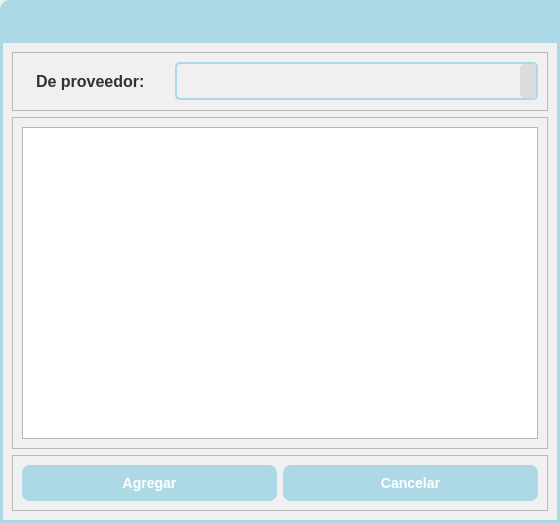
<?xml version="1.0" encoding="UTF-8"?>
<ui version="4.0">
 <class>Dialog</class>
 <widget class="QDialog" name="Dialog">
  <property name="geometry">
   <rect>
    <x>0</x>
    <y>0</y>
    <width>560</width>
    <height>523</height>
   </rect>
  </property>
  <property name="windowTitle">
   <string>Dialog</string>
  </property>
  <layout class="QVBoxLayout" name="verticalLayout">
   <property name="spacing">
    <number>0</number>
   </property>
   <property name="leftMargin">
    <number>0</number>
   </property>
   <property name="topMargin">
    <number>0</number>
   </property>
   <property name="rightMargin">
    <number>0</number>
   </property>
   <property name="bottomMargin">
    <number>0</number>
   </property>
   <item>
    <widget class="QFrame" name="menuBar_frame_2">
     <property name="minimumSize">
      <size>
       <width>0</width>
       <height>40</height>
      </size>
     </property>
     <property name="maximumSize">
      <size>
       <width>16777215</width>
       <height>40</height>
      </size>
     </property>
     <property name="styleSheet">
      <string notr="true">QFrame#menuBar_frame_2{
background-color: rgb(173, 216, 230);
border-top-left-radius: 10px;
}
</string>
     </property>
     <property name="frameShape">
      <enum>QFrame::StyledPanel</enum>
     </property>
     <property name="frameShadow">
      <enum>QFrame::Raised</enum>
     </property>
     <layout class="QHBoxLayout" name="horizontalLayout_5">
      <property name="spacing">
       <number>6</number>
      </property>
      <property name="leftMargin">
       <number>9</number>
      </property>
      <property name="topMargin">
       <number>11</number>
      </property>
      <property name="rightMargin">
       <number>15</number>
      </property>
      <property name="bottomMargin">
       <number>0</number>
      </property>
     </layout>
    </widget>
   </item>
   <item>
    <widget class="QFrame" name="central_frame">
     <property name="styleSheet">
      <string notr="true">QFrame#central_frame{
	border: 3px solid rgb(173, 216, 230); /* Bordes gruesos de color RGB(173, 216, 230) */
    background-color: rgb(240, 240, 240)
}

/* Estilo para QLabel */
QLabel {
    font-size: 16px;
    font-weight: bold;
    color: rgb(50, 50, 50);
    background-color: rgb(240, 240, 240);
    padding: 10px;
}

/* Estilo para QPushButton */
QPushButton {
    font-size: 14px;
    font-weight: bold;
    color: white;
    background-color: rgb(173, 216, 230);
    border: none;
    border-radius: 8px;
    padding: 10px 20px;
}

/* Efecto al pasar el mouse sobre el botón */
QPushButton:hover {
    background-color: rgb(150, 200, 220);
}

/* Efecto al presionar el botón */
QPushButton:pressed {
    background-color: rgb(130, 180, 200);
}
/* Estilo para QLineEdit */
QLineEdit {
    font-size: 14px;
    color: rgb(50, 50, 50);
    background-color: rgb(240, 240, 240);
    border: 2px solid rgb(173, 216, 230);
    border-radius: 5px;
    padding: 8px;
}

/* Efecto al pasar el mouse sobre el QLineEdit */
QLineEdit:hover {
    border: 2px solid rgb(150, 200, 220);
}

/* Efecto al estar enfocado en el QLineEdit */
QLineEdit:focus {
    border: 2px solid rgb(50, 150, 220);
}
/* Estilo para QComboBox */
QComboBox {
    font-size: 14px;
    color: rgb(50, 50, 50);
    background-color: rgb(240, 240, 240);
    border: 2px solid rgb(173, 216, 230);
    border-radius: 5px;
    padding: 8px;
}

/* Estilo para el desplegable del QComboBox */
QComboBox::drop-down {
    background-color: rgb(220, 220, 220);
    border: none;
    border-radius: 5px;
}

/* Efecto al pasar el mouse sobre el QComboBox */
QComboBox:hover {
    border: 2px solid rgb(150, 200, 220);
}

</string>
     </property>
     <property name="frameShape">
      <enum>QFrame::StyledPanel</enum>
     </property>
     <property name="frameShadow">
      <enum>QFrame::Raised</enum>
     </property>
     <layout class="QVBoxLayout" name="verticalLayout_2">
      <item>
       <widget class="QFrame" name="data_frame">
        <property name="frameShape">
         <enum>QFrame::StyledPanel</enum>
        </property>
        <property name="frameShadow">
         <enum>QFrame::Raised</enum>
        </property>
        <layout class="QGridLayout" name="gridLayout">
         <item row="0" column="0">
          <widget class="QLabel" name="name_label">
           <property name="text">
            <string>De proveedor:</string>
           </property>
          </widget>
         </item>
         <item row="0" column="1">
          <widget class="QComboBox" name="comboBox">
           <property name="minimumSize">
            <size>
             <width>363</width>
             <height>0</height>
            </size>
           </property>
          </widget>
         </item>
        </layout>
       </widget>
      </item>
      <item>
       <widget class="QFrame" name="frame">
        <property name="frameShape">
         <enum>QFrame::StyledPanel</enum>
        </property>
        <property name="frameShadow">
         <enum>QFrame::Raised</enum>
        </property>
        <layout class="QVBoxLayout" name="verticalLayout_3">
         <item>
          <widget class="QListView" name="listView"/>
         </item>
        </layout>
       </widget>
      </item>
      <item>
       <widget class="QFrame" name="buttons_frame">
        <property name="minimumSize">
         <size>
          <width>304</width>
          <height>0</height>
         </size>
        </property>
        <property name="frameShape">
         <enum>QFrame::StyledPanel</enum>
        </property>
        <property name="frameShadow">
         <enum>QFrame::Raised</enum>
        </property>
        <layout class="QHBoxLayout" name="horizontalLayout">
         <item>
          <widget class="QPushButton" name="add_pushButton">
           <property name="text">
            <string>Agregar</string>
           </property>
          </widget>
         </item>
         <item>
          <widget class="QPushButton" name="cancel_pushButton">
           <property name="text">
            <string>Cancelar</string>
           </property>
          </widget>
         </item>
        </layout>
       </widget>
      </item>
     </layout>
    </widget>
   </item>
  </layout>
 </widget>
 <resources>
  <include location="../icons.qrc"/>
  <include location="../icons.qrc"/>
 </resources>
 <connections/>
</ui>
